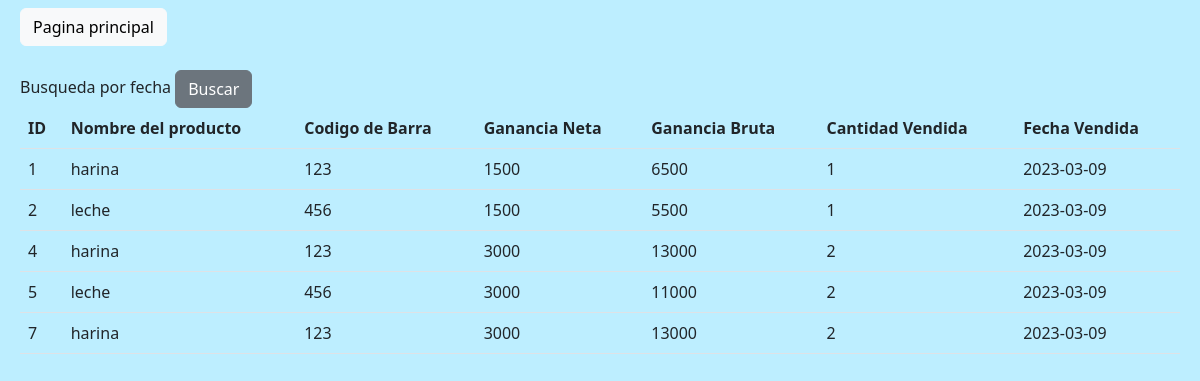
The page /almacen.php on the database its author committed.
### tables this page shows
CREATE TABLE `almacen` (
  `id` int(4) NOT NULL,
  `nombre` varchar(30) NOT NULL,
  `codigo` varchar(20) NOT NULL,
  `preciocompra` int(7) NOT NULL,
  `precioventa` int(7) NOT NULL,
  `cantidadventa` int(4) NOT NULL,
  `fecha` date NOT NULL
);

### almacen.php (the view, shortened to what this page needs)
<?php
try{
 $conexion=mysqli_connect('localhost','root','','inventario');
}catch(Exception $e){
    get_message($e);
}
?>
<!DOCTYPE html>
<html lang="en">
<head>
    <link rel="stylesheet" href="css/bootstrap.css">
    <link rel="stylesheet" href="css/index.css">
</head>
<body>
    <div><a class="btn btn-light" href="index.php">Pagina principal</a></div>
    <br>
    <div>
        <form action="buscador_almacen.php" action="POST">
            <label for="busqueda">Busqueda por fecha</label>
            <input class="btn btn-secondary" type="submit" name="boton" value="Buscar">
        </form>
    </div>
    <table class="table table-striped">
        <thead>
            <tr>
                <th>ID</th>
                <th>Nombre del producto</th>
                <th>Codigo de Barra</th>
                <th>Ganancia Neta</th>
                <th>Ganancia Bruta</th>
                <th>Cantidad Vendida</th>
                <th>Fecha Vendida</th>
            </tr>
            <?php
            $sql = "SELECT * FROM almacen order by fecha desc";
            $result = mysqli_query($conexion, $sql);
            while ($mostrar = mysqli_fetch_row($result)){
            ?>
            <tr>
                    <td><?php echo $mostrar['0']?></td>
                    <td><?php echo $mostrar['1']?></td>
                    <td><?php echo $mostrar['2']?></td>
                    <td><?php echo $mostrar['4']?></td>
                    <td><?php echo $mostrar['3']?></td>
                    <td><?php echo $mostrar['5']?></td>
                    <td><?php echo $mostrar['6']?></td>
            <?php
            }
            ?>
        </thead>
    </table>
</body>
</html>

### css/index.css (style rules this page uses)
body { margin: 8px 20px !important; background-color: #BDEEFF; }

### rows shown on the page
almacen: id "1", nombre "harina", codigo "123", precioventa "1500", preciocompra "6500", cantidadventa "1", fecha "2023-03-09"
almacen: id "2", nombre "leche", codigo "456", precioventa "1500", preciocompra "5500", cantidadventa "1", fecha "2023-03-09"
almacen: id "4", nombre "harina", codigo "123", precioventa "3000", preciocompra "13000", cantidadventa "2", fecha "2023-03-09"
almacen: id "5", nombre "leche", codigo "456", precioventa "3000", preciocompra "11000", cantidadventa "2", fecha "2023-03-09"
almacen: id "7", nombre "harina", codigo "123", precioventa "3000", preciocompra "13000", cantidadventa "2", fecha "2023-03-09"
